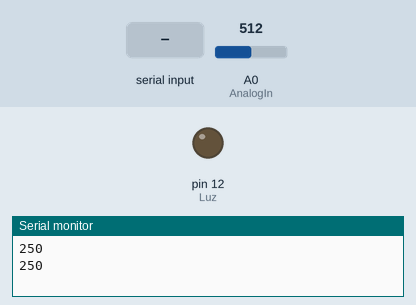
The sketch below on a simulated Arduino Uno, built with avr-gcc and run on an emulated ATmega328P. Shown: output pins drawn as LEDs (lit = HIGH), the last lines printed to the serial monitor. The inputs (shaded band) are chosen by the test bench; at power-on: A0 (AnalogIn) = 512.

Above: at 1.2 s.
1.3 s: "a" received over Serial
At 3.0 s:
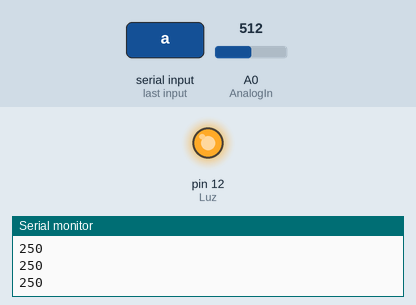
3.5 s: "b" received over Serial
At 4.5 s:
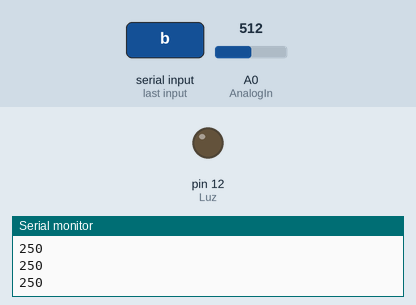
Timing chart, 0 to 6.5 s (numbered marks = the images above; inputs shaded):
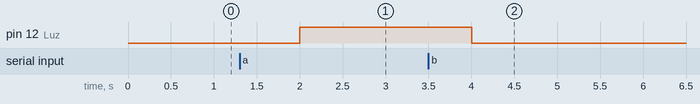

Measured:
- after the input at 1.3 s, pin 12 (Luz): LOW → HIGH after 0.70 s
- after the input at 3.5 s, pin 12 (Luz): HIGH → LOW after 0.50 s

The sketch:

ControlEstacionamiento.ino
```cpp
//Variable para controlar Luz
int Luz=12;
//Variable para captura estado de la Luz
char cluz;
//Sensor de Temperatura
// 0 - 5000 mV  10 mV/C
// analogRead()  0-1023
// Temp= (5000/10)*analogRead()/1023  [C]
//float Temp=0;   //float, int 16 bits
long Temp=0 ; //long y double 32 bits
//Entrada analógica
int AnalogIn=0;

void setup() {
  // put your setup code here, to run once:
  pinMode(Luz,OUTPUT);
  Serial.begin(9600);
}

void loop() {
  // put your main code here, to run repeatedly:
  // available: Verifica que existan datos en el buffer del puerto serie
 if(Serial.available() > 0)
 {
  //read: Devuelve un byte o un Char
   cluz = Serial.read();
   //Control del encendido de la luz
   switch(cluz)
   {
      case 'a':
        digitalWrite(Luz,HIGH);
      break;
      case 'b':
        digitalWrite(Luz,LOW);
      break;
   }

 }
 //Enviando Información de la Temperatura ambiente
   Temp= analogRead(AnalogIn)*500.0/1023.0;
   //Serial.write(Temp);
   //println() es para enviar datos al monitor de Arduino
   Serial.println(Temp);
   delay(1000);


}
```
